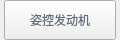
                    <widget class="QWidget" name="fdj_label_10" native="true">
                     <property name="geometry">
                      <rect>
                       <x>520</x>
                       <y>70</y>
                       <width>120</width>
                       <height>40</height>
                      </rect>
                     </property>
                     <property name="minimumSize">
                      <size>
                       <width>0</width>
                       <height>40</height>
                      </size>
                     </property>
                     <property name="maximumSize">
                      <size>
                       <width>16777215</width>
                       <height>40</height>
                      </size>
                     </property>
                     <layout class="QHBoxLayout" name="horizontalLayout_17">
                      <property name="spacing">
                       <number>0</number>
                      </property>
                      <property name="leftMargin">
                       <number>0</number>
                      </property>
                      <property name="topMargin">
                       <number>0</number>
                      </property>
                      <property name="rightMargin">
                       <number>0</number>
                      </property>
                      <property name="bottomMargin">
                       <number>0</number>
                      </property>
                      <item>
                       <widget class="QLabel" name="label_130">
                        <property name="minimumSize">
                         <size>
                          <width>4</width>
                          <height>0</height>
                         </size>
                        </property>
                        <property name="maximumSize">
                         <size>
                          <width>4</width>
                          <height>16777215</height>
                         </size>
                        </property>
                        <property name="text">
                         <string/>
                        </property>
                        <property name="pixmap">
                         <pixmap resource="twoDdisplay.qrc">:/twoDdisplay/rectleft</pixmap>
                        </property>
                       </widget>
                      </item>
                      <item>
                       <widget class="QPushButton" name="zkfdjbtn">
                        <property name="minimumSize">
                         <size>
                          <width>0</width>
                          <height>40</height>
                         </size>
                        </property>
                        <property name="maximumSize">
                         <size>
                          <width>16777215</width>
                          <height>40</height>
                         </size>
                        </property>
                        <property name="cursor">
                         <cursorShape>PointingHandCursor</cursorShape>
                        </property>
                        <property name="styleSheet">
                         <string notr="true">border-image:url(:/twoDdisplay/btnbg);
color:rgb(98,109,125);</string>
                        </property>
                        <property name="text">
                         <string>姿控发动机</string>
                        </property>
                       </widget>
                      </item>
                      <item>
                       <widget class="QLabel" name="label_131">
                        <property name="minimumSize">
                         <size>
                          <width>4</width>
                          <height>0</height>
                         </size>
                        </property>
                        <property name="maximumSize">
                         <size>
                          <width>4</width>
                          <height>16777215</height>
                         </size>
                        </property>
                        <property name="text">
                         <string/>
                        </property>
                        <property name="pixmap">
                         <pixmap resource="twoDdisplay.qrc">:/twoDdisplay/rectright</pixmap>
                        </property>
                       </widget>
                      </item>
                     </layout>
                    </widget>
